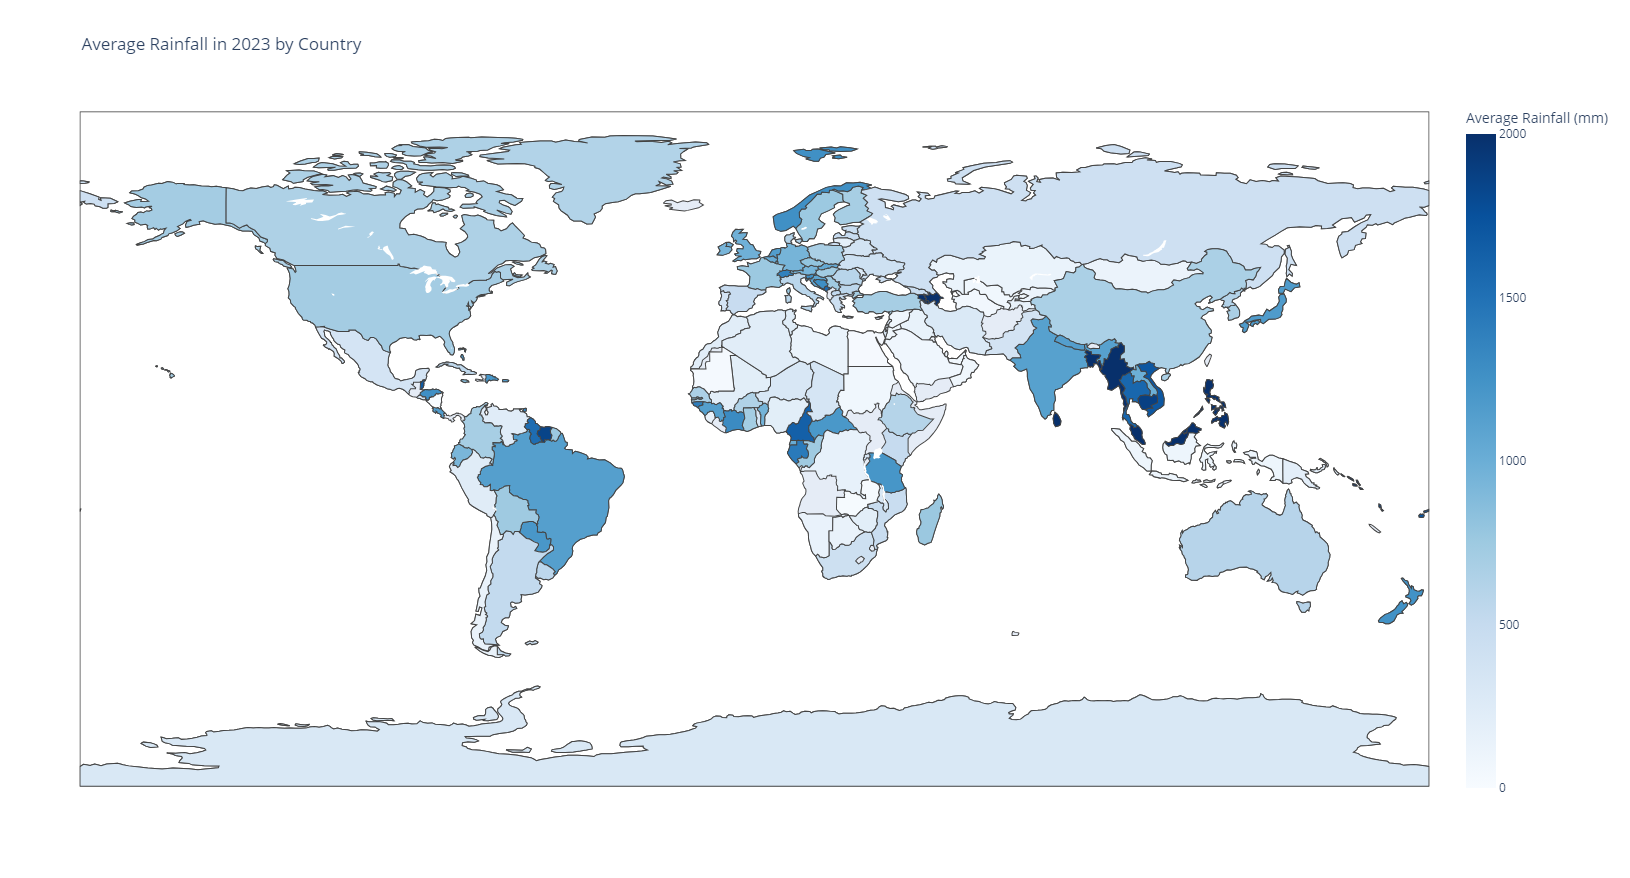

This figure's Python source:
import pandas as pd
import plotly.express as px


def load_data():
    """Load the dataset containing average rainfall by country."""
    data = pd.read_csv("avg_rainfall_by_country.csv")
    data_2023 = data[data['Year'] == 2023]
    fips_to_iso_df = pd.read_csv("countrycode_convert.csv", sep='\t')
    merged_df = pd.merge(data_2023, fips_to_iso_df,
                         how='left', on='CountryCode')

    return merged_df


def assign_missing_iso_codes(merged_df):
    """If needed, assign missing ISO codes."""
    return merged_df


def plot_rainfall_map(merged_df, title="Average Rainfall in 2023 by Country"):
    """Create a choropleth map to visualize average rainfall in 2023 by country."""
    valid_iso_df = merged_df[merged_df['ISO-3166_alpha3'].notnull()]

    fig = px.choropleth(
        valid_iso_df,
        locations="ISO-3166_alpha3",
        color="AverageRainfall",
        hover_name="CountryName",
        color_continuous_scale="Blues",
        range_color=[0, 2000],  # Adjust range to enhance visibility
        labels={'AverageRainfall': 'Average Rainfall (mm)'},
        title=title
    )

    fig.show()


def check_missing_data(merged_df):
    """Check missing data and how many countries are mapped."""
    num_countries_with_data = merged_df['ISO-3166_alpha3'].notnull().sum()
    num_countries_with_rainfall = merged_df['AverageRainfall'].notnull().sum()

    print(f"Number of countries with valid ISO codes: {
          num_countries_with_data}")
    print(f"Number of countries with rainfall data: {
          num_countries_with_rainfall}")

    # View rainfall data without valid ISO code
    missing_iso_countries = merged_df[merged_df['ISO-3166_alpha3'].isnull()
                                      & merged_df['AverageRainfall'].notnull()]
    print("Countries without valid ISO codes:")
    print(missing_iso_countries[['CountryName', 'AverageRainfall']])


if __name__ == "__main__":
    """Main program entry point."""
    merged_df = load_data()

    check_missing_data(merged_df)

    merged_df = assign_missing_iso_codes(merged_df)

    plot_rainfall_map(merged_df)
